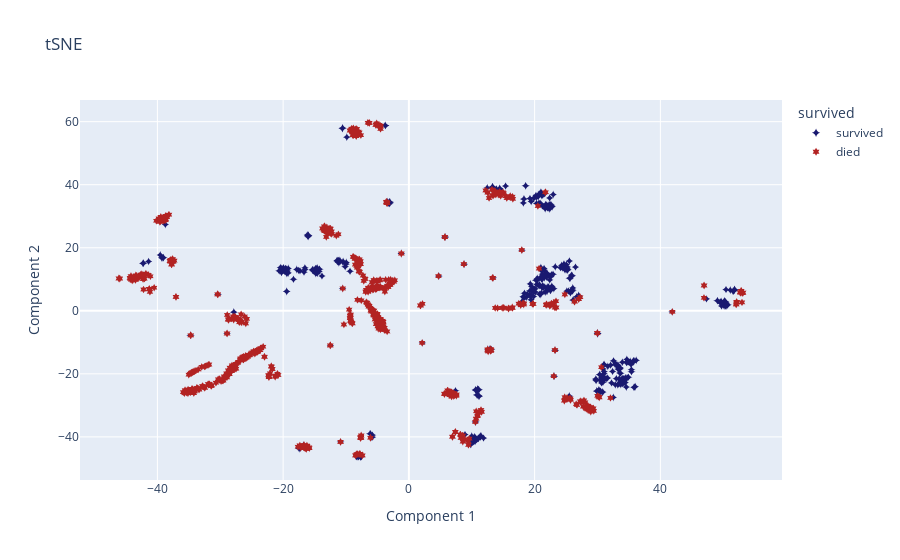

Notebook source saved alongside this figure:
### Code cell
# tSNE cosine
tsne = TSNE(n_components=2, perplexity=30, metric='cosine', angle=0.1)
X_tsne = tsne.fit_transform(X)
df_tsne = pd.DataFrame(X_tsne, columns=["Component 1", "Component 2"])
df_tsne["survived"] = labels
fig = px.scatter(df_tsne, x="Component 1", y="Component 2", color="survived", symbol="survived", symbol_sequence= ['star-diamond', 'hexagram'], title="tSNE", color_discrete_sequence = ['midnightblue', 'firebrick'])
fig.show()

### Figure 1 — Plotly figure (JSON) as saved in the notebook; plotly's stock layout.template omitted (floating-point values rounded to 4 significant figures; data arrays with more than 128 entries replaced by an {"elided": "..."} marker saying what was removed)
{"data": [{"hovertemplate": "survived=survived<br>Component 1=%{x}<br>Component 2=%{y}<extra></extra>", "legendgroup": "survived", "marker": {"color": "midnightblue", "symbol": "star-diamond"}, "mode": "markers", "name": "survived", "showlegend": true, "type": "scattergl", "x": {"elided": "500 float values"}, "xaxis": "x", "y": {"elided": "500 float values"}, "yaxis": "y"}, {"hovertemplate": "survived=died<br>Component 1=%{x}<br>Component 2=%{y}<extra></extra>", "legendgroup": "died", "marker": {"color": "firebrick", "symbol": "hexagram"}, "mode": "markers", "name": "died", "showlegend": true, "type": "scattergl", "x": {"elided": "808 float values"}, "xaxis": "x", "y": {"elided": "808 float values"}, "yaxis": "y"}], "layout": {"legend": {"title": {"text": "survived"}, "tracegroupgap": 0}, "title": {"text": "tSNE"}, "xaxis": {"anchor": "y", "domain": [0, 1], "title": {"text": "Component 1"}}, "yaxis": {"anchor": "x", "domain": [0, 1], "title": {"text": "Component 2"}}}}
